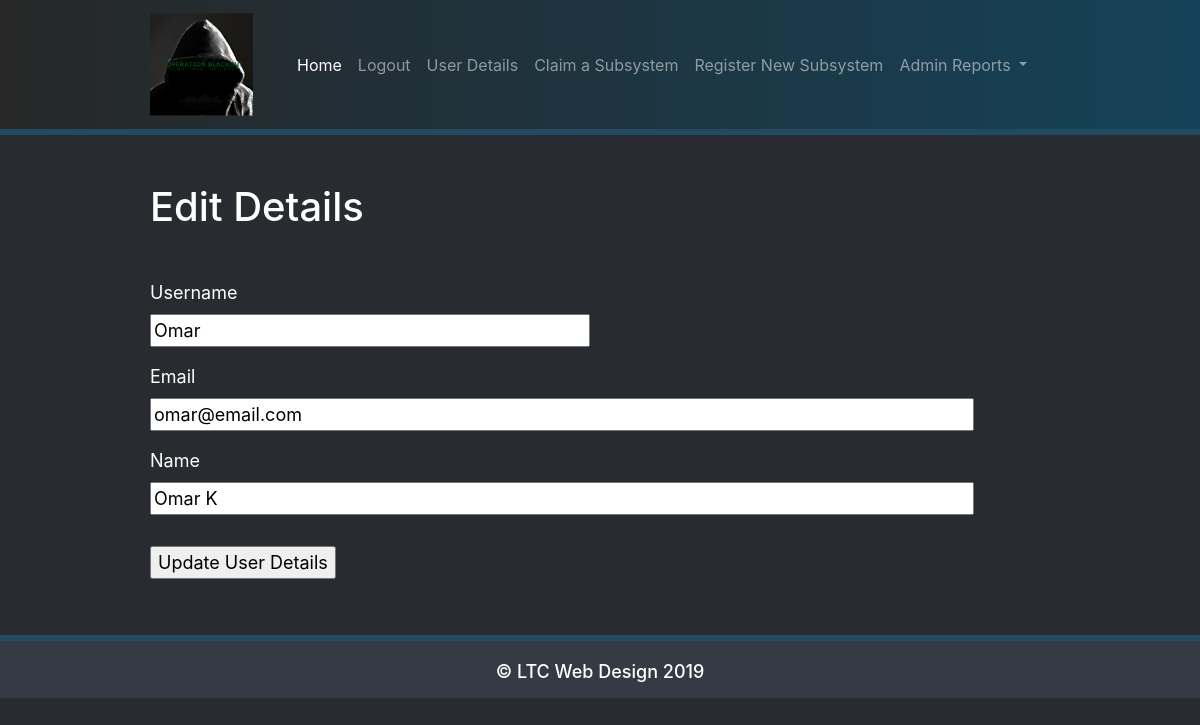
Page /edit_user/7 (signed in) on the earlier database version.
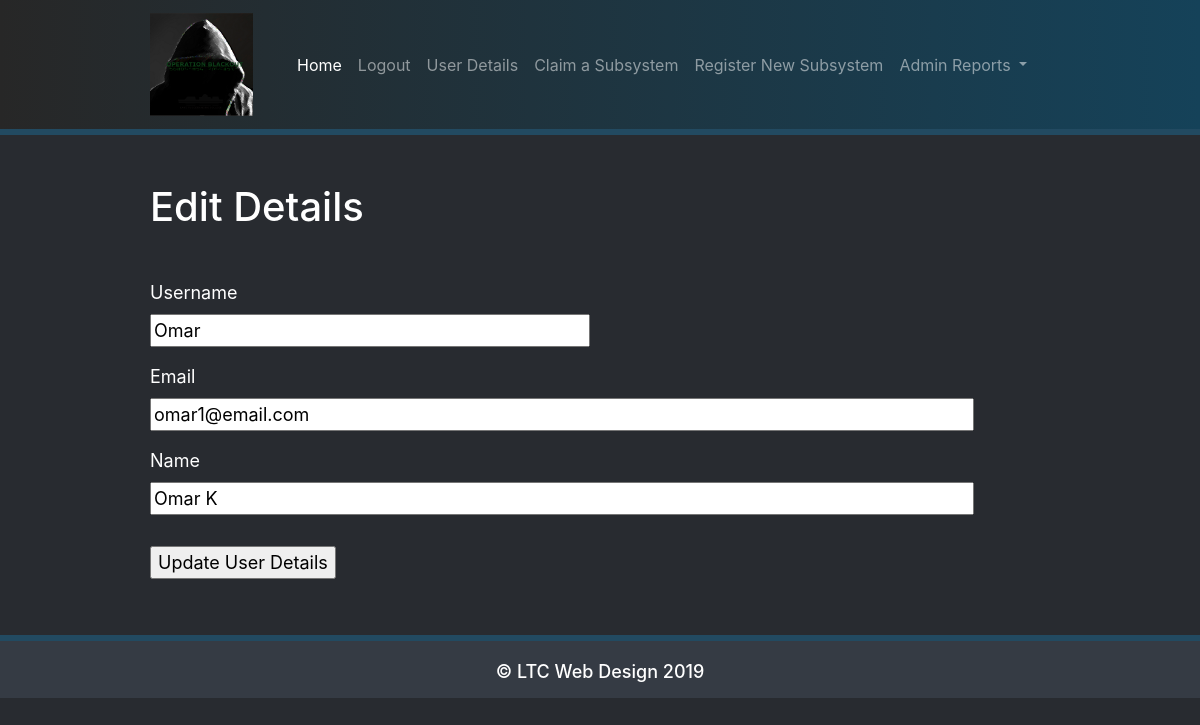
Same page on the later database version.
### models.py (models this page shows, shortened)
class User(UserMixin, db.Model):
    id = db.Column(db.Integer, primary_key=True)
    name = db.Column(db.String(64), index=True, unique=True)
    username = db.Column(db.String(64), index=True, unique=True)
    email = db.Column(db.String(120), index=True, unique=True)
    password_hash = db.Column(db.String(128))
    is_administrator = db.Column(db.Boolean)
    current_score = db.Column(db.Integer)
    def is_admin(self):
        if self.is_administrator == bool('true'):
            print("{} is an Administrator".format(self.username))
            return True
        else:
            print("{} is a Regular User".format(self.username))
            return False

### app.py (the view)
@app.route('/edit_user/<userid>', methods=['GET', 'POST'])
@login_required
def edit_User(userid):
    form = EditUserForm()
    user = User.query.filter_by(id=userid).first()
    if form.validate_on_submit():
        user.update_details(form.username.data, form.name.data, form.email.data)
        db.session.commit()
        print("User Updated : {}".format(user))
        flash("User Reset")
        return redirect(url_for('main_page'))
    form.username.data = user.username
    form.email.data = user.email
    form.name.data = user.name
    return render_template('edit-user.html', title='Reset Password', form=form, user=user)

### forms.py
class EditUserForm(FlaskForm):
    username = StringField('Username', validators=[DataRequired()])
    name = StringField('Name', validators=[DataRequired()])
    email = StringField('Email', validators=[DataRequired(), Email()])
    submit = SubmitField('Update User Details')

### models.py (called while the page is built)
@login.user_loader
def load_user(id):
    return User.query.get(int(id))

### templates/edit-user.html (shortened to what this page needs)
{% extends 'base.html' %}
{% block header %}
  <h1>{% block title %}Edit Details{% endblock %}</h1>
{% endblock %}
{% block content %}
    <form action="" method="post">
        <p>
            {{ form.username.label }}<br>
            {{ form.username(size=32) }}<br>
        </p>
        <p>
            {{ form.email.label }}<br>
            {{ form.email(size=64) }}<br>
        </p>
            <p>
            {{ form.name.label }}<br>
            {{ form.name(size=64) }}<br>
        </p>
        <p style="padding-top: 15px">{{ form.submit() }}</p>
    </form>
{% endblock %}

Differences in the rows shown:
changed User "Omar": email "omar@email.com" → "omar1@email.com"
